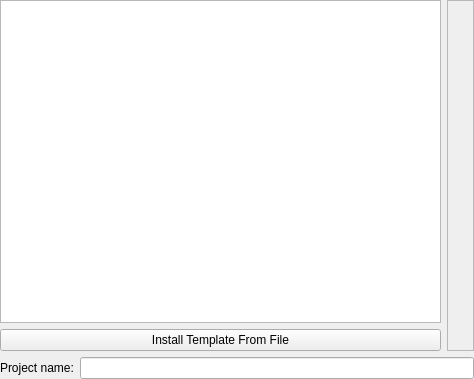
<?xml version="1.0" encoding="UTF-8"?>
<ui version="4.0">
 <class>choice</class>
 <widget class="QWidget" name="choice">
  <property name="geometry">
   <rect>
    <x>0</x>
    <y>0</y>
    <width>474</width>
    <height>379</height>
   </rect>
  </property>
  <layout class="QVBoxLayout">
   <property name="leftMargin">
    <number>0</number>
   </property>
   <property name="topMargin">
    <number>0</number>
   </property>
   <property name="rightMargin">
    <number>0</number>
   </property>
   <property name="bottomMargin">
    <number>0</number>
   </property>
   <item>
    <layout class="QHBoxLayout">
     <item>
      <layout class="QVBoxLayout">
       <item>
        <widget class="QTreeView" name="appTree"/>
       </item>
       <!-- Disable until there is cooperation with kdevplatform/plugins/appwizard/kdevappwizard.knsrc
       <item>
        <widget class="QPushButton" name="getNewButton">
         <property name="text">
          <string>Get More Templates</string>
         </property>
         <property name="icon">
          <iconset theme="get-hot-new-stuff">
           <normaloff/>
          </iconset>
         </property>
        </widget>
       </item>
       -->
       <item>
        <widget class="QPushButton" name="installButton">
         <property name="text">
          <string>Install Template From File</string>
         </property>
         <property name="icon">
          <iconset theme="application-x-archive">
           <normaloff>.</normaloff>.</iconset>
         </property>
        </widget>
       </item>
      </layout>
     </item>
     <item>
      <widget class="QFrame" name="descriptionFrame">
       <property name="frameShape">
        <enum>QFrame::StyledPanel</enum>
       </property>
       <property name="frameShadow">
        <enum>QFrame::Sunken</enum>
       </property>
       <layout class="QVBoxLayout">
        <item>
         <widget class="QLabel" name="pictureLabel">
          <property name="text">
           <string/>
          </property>
          <property name="alignment">
           <set>Qt::AlignCenter</set>
          </property>
          <property name="fixedSize">
           <size>
            <width>256</width>
            <height>256</height>
           </size>
          </property>
         </widget>
        </item>
        <item>
         <widget class="QLabel" name="descriptionLabel">
          <property name="text">
           <string/>
          </property>
          <property name="alignment">
           <set>Qt::AlignLeading|Qt::AlignLeft|Qt::AlignTop</set>
          </property>
          <property name="wordWrap">
           <bool>true</bool>
          </property>
         </widget>
        </item>
       </layout>
      </widget>
     </item>
    </layout>
   </item>
   <item>
    <layout class="QHBoxLayout">
     <item>
      <widget class="QLabel" name="nameLabel">
       <property name="text">
        <string>Project name:</string>
       </property>
      </widget>
     </item>
     <item>
      <widget class="QLineEdit" name="kcfg_appName"/>
     </item>
    </layout>
   </item>
  </layout>
 </widget>
 <resources/>
 <connections/>
</ui>
